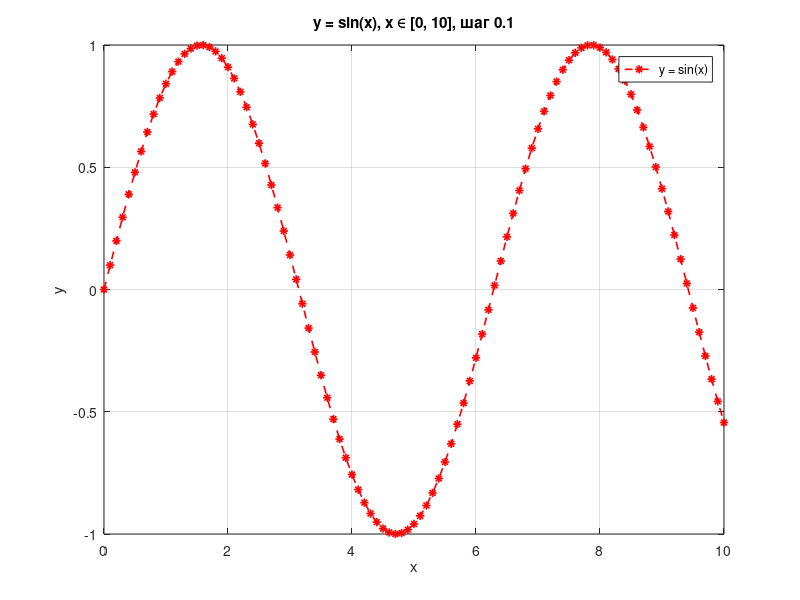
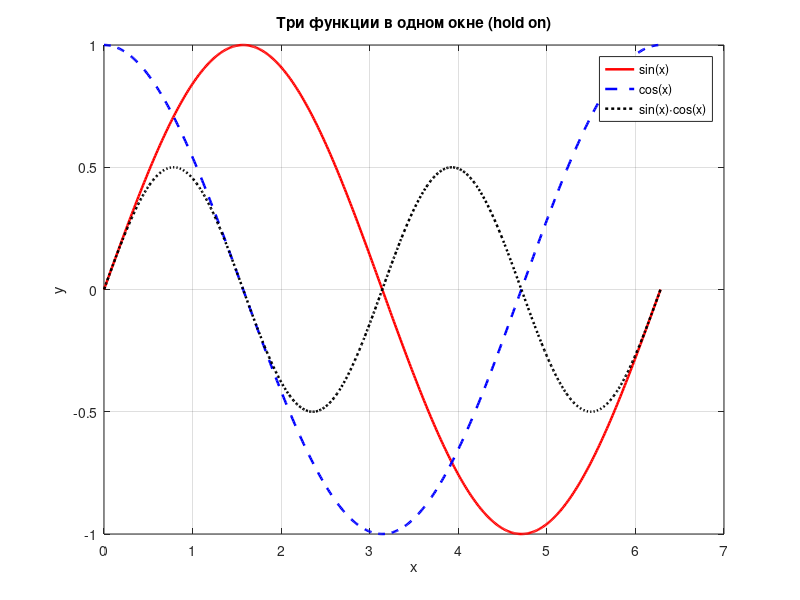
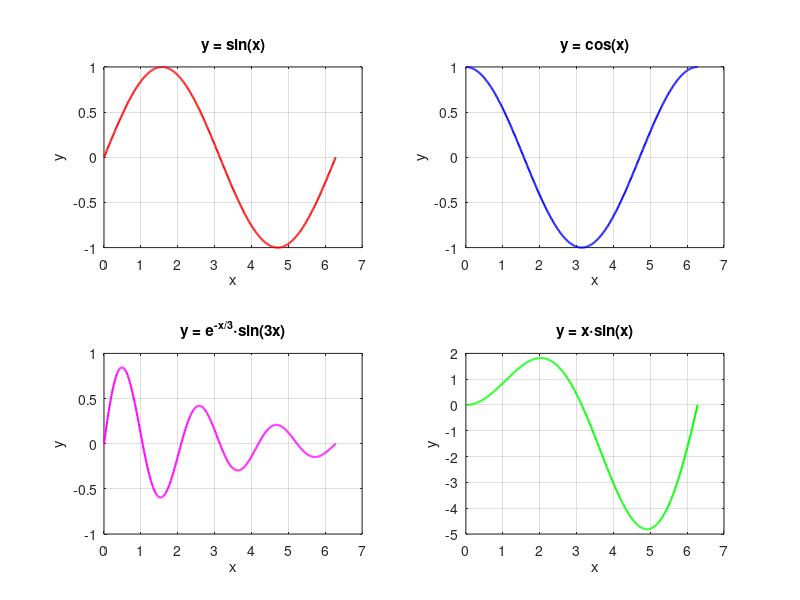
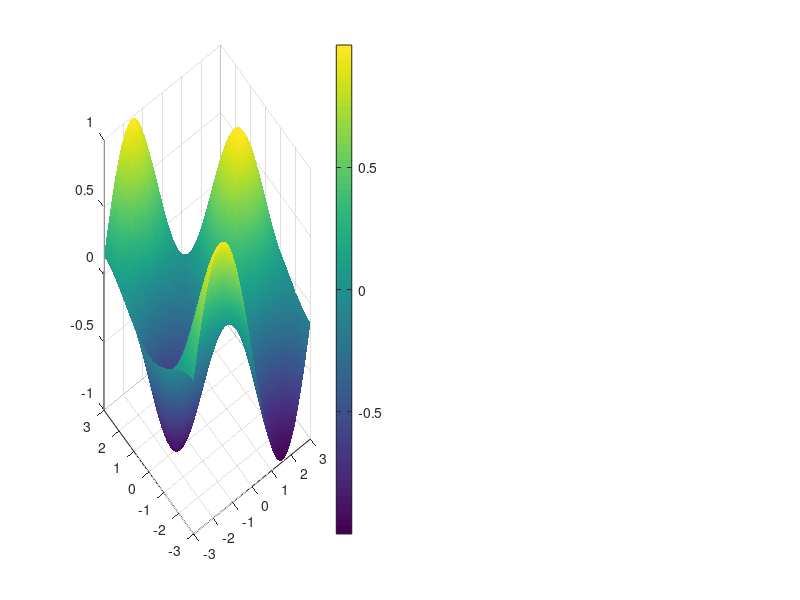

MATLAB code to generate these figures, in order: (Note: this script raises an error after producing the figures.)
%% =========================================================================
%%  Лабораторные работы 6-7
%% =========================================================================

clear; clc; close all;
format compact;

%% =========================================================================
%%  ЛАБОРАТОРНАЯ РАБОТА 6. ГРАФИКА И ЦИКЛЫ
%% =========================================================================

%% ------------------------------------------------------------------------
%%  Задание 1. Двумерная графика: y = sin(x) на отрезке [0, 10]
%% ------------------------------------------------------------------------
% Красная пунктирная линия, маркеры-звёздочки, подписи осей, сетка.
x = 0:0.1:10;
y = sin(x);

figure('Name', 'Задание 1. y = sin(x)');
plot(x, y, '--r*', 'LineWidth', 1.2, 'MarkerSize', 6);
grid on;
box on;
xlabel('x');
ylabel('y');
title('y = sin(x), x \in [0, 10], шаг 0.1');
legend('y = sin(x)', 'Location', 'best');
xlim([0 10]);

fprintf('=== Задание 1 ===\n');
fprintf('Точек: %d, min(y) = %.3f, max(y) = %.3f\n', numel(x), min(y), max(y));

%% ------------------------------------------------------------------------
%%  Задание 2. Несколько графиков в одном окне (hold on)
%% ------------------------------------------------------------------------
x = linspace(0, 2*pi, 500);

figure('Name', 'Задание 2. hold on');
hold on;
grid on;
box on;
plot(x, sin(x),         'r-',  'LineWidth', 1.8);
plot(x, cos(x),         'b--', 'LineWidth', 1.8);
plot(x, sin(x).*cos(x), 'k:',  'LineWidth', 1.8);
hold off;
xlabel('x');
ylabel('y');
title('Три функции в одном окне (hold on)');
legend({'sin(x)', 'cos(x)', 'sin(x)\cdotcos(x)'}, 'Location', 'best');

%% ------------------------------------------------------------------------
%%  Задание 3. Несколько графиков: деление окна через subplot
%% ------------------------------------------------------------------------
x = linspace(0, 2*pi, 500);

figure('Name', 'Задание 3. subplot 2x2');

subplot(2, 2, 1);
plot(x, sin(x), 'r', 'LineWidth', 1.5);
grid on;
xlabel('x'); ylabel('y');
title('y = sin(x)');

subplot(2, 2, 2);
plot(x, cos(x), 'b', 'LineWidth', 1.5);
grid on;
xlabel('x'); ylabel('y');
title('y = cos(x)');

subplot(2, 2, 3);
plot(x, exp(-x/3).*sin(3*x), 'm', 'LineWidth', 1.5);
grid on;
xlabel('x'); ylabel('y');
title('y = e^{-x/3}\cdotsin(3x)');

subplot(2, 2, 4);
plot(x, x.*sin(x), 'g', 'LineWidth', 1.5);
grid on;
xlabel('x'); ylabel('y');
title('y = x\cdotsin(x)');

%% ------------------------------------------------------------------------
%%  Задание 4. Трёхмерная графика: поверхность z = sin(x)*cos(y)
%% ------------------------------------------------------------------------
% Область определения: x, y принадлежат отрезку [-3, 3].
[X, Y] = meshgrid(-3:0.1:3, -3:0.1:3);
Z = sin(X) .* cos(Y);            % поэлементное умножение

figure('Name', 'Задание 4. Поверхность');

subplot(1, 2, 1);
surf(X, Y, Z);
shading interp;                  % сглаженная заливка
colorbar;
colormap parula;
grid on;
box on;
xlabel('x'); ylabel('y'); zlabel('z');
title('surf: z = sin(x)\cdotcos(y)');
view(45, 30);

subplot(1, 2, 2);
mesh(X, Y, Z);
colorbar;
grid on;
box on;
xlabel('x'); ylabel('y'); zlabel('z');
title('mesh: z = sin(x)\cdotcos(y)');
view(-35, 40);

fprintf('\n=== Задание 4 ===\n');
fprintf('Размер сетки: %dx%d\n', size(Z, 1), size(Z, 2));
fprintf('min(z) = %.4f, max(z) = %.4f\n', min(Z(:)), max(Z(:)));

%% ------------------------------------------------------------------------
%%  Задание 5. Трёхмерная линия (plot3): винтовая линия
%% ------------------------------------------------------------------------
t = 0:0.05:6*pi;
x = cos(t);
y = sin(t);
z = t;

figure('Name', 'Задание 5. plot3');
plot3(x, y, z, 'LineWidth', 2);
grid on;
box on;
xlabel('x'); ylabel('y'); zlabel('z');
title('Винтовая линия: x = cos(t), y = sin(t), z = t');
view(45, 25);

%% ------------------------------------------------------------------------
%%  Задание 6. Массив: отрицательные -> 0, положительные -> в квадрат
%% ------------------------------------------------------------------------
v = [4, -7, 0, 12, -3, 5, -1, 8];
fprintf('\n=== Задание 6 ===\n');
fprintf('Было:  [%s]\n', num2str(v));

% Векторизованный вариант: логическая индексация вместо цикла.
w = v;
w(w < 0) = 0;                    % отрицательные обнуляем
pos = w > 0;                     % положительные (ноль сюда не попадёт)
w(pos) = w(pos).^2;              % их возводим в квадрат

fprintf('Стало: [%s]\n', num2str(w));

%% ------------------------------------------------------------------------
%%  Задание 7. Сумма элементов выше главной диагонали
%% ------------------------------------------------------------------------
rng(3);                          % фиксируем генератор — результат воспроизводим
N = 5;
A = randi([-9, 9], N, N);

fprintf('\n=== Задание 7 ===\n');
disp('Матрица A:');
disp(A);

% Маска строго верхнего треугольника: единицы выше главной диагонали.
mask = triu(true(N), 1);
s = sum(A(mask));
cnt = nnz(mask);

fprintf('Сумма выше главной диагонали = %d (элементов: %d)\n', s, cnt);

% Проверка вложенными циклами
sLoop = 0;
for i = 1:N
    for j = 1:N
        if j > i
            sLoop = sLoop + A(i, j);
        end
    end
end
fprintf('Проверка циклами:             %d\n', sLoop);

%% ------------------------------------------------------------------------
%%  Задание 8. Факториал N! без функции factorial
%% ------------------------------------------------------------------------
N = 10;
fprintf('\n=== Задание 8 ===\n');

% Вариант 1: цикл for
f1 = 1;
for k = 1:N
    f1 = f1 * k;
end
fprintf('for:   %d! = %d\n', N, f1);

% Вариант 2: цикл while
f2 = 1;
k = 1;
while k <= N
    f2 = f2 * k;
    k = k + 1;
end
fprintf('while: %d! = %d\n', N, f2);

% Вариант 3: произведение всех чисел от 1 до N
f3 = prod(1:N);
fprintf('prod:  %d! = %d\n', N, f3);

% Большие N: double переполняется после 170! -> Inf, поэтому берём uint64
N2 = 20;
f4 = uint64(1);
for k = 1:N2
    f4 = f4 * uint64(k);
end
fprintf('\n%d! = %s (uint64, максимум для этого типа)\n', N2, num2str(f4));
fprintf('Переполнение double: 171! = %g\n', prod(1:171));

%% ------------------------------------------------------------------------
%%  Задание 9. 10 случайных чисел: характеристики массива (циклом)
%% ------------------------------------------------------------------------
rng(7);
v = randi([-20, 20], 1, 10);
fprintf('\n=== Задание 9 ===\n');
fprintf('Массив: [%s]\n', num2str(v));

mn = v(1);
mx = v(1);
s = 0;
nPos = 0;
nNeg = 0;
nZero = 0;
nEven = 0;
nOdd = 0;
sumEven = 0;

for k = 1:numel(v)
    s = s + v(k);

    if v(k) < mn, mn = v(k); end
    if v(k) > mx, mx = v(k); end

    if v(k) > 0
        nPos = nPos + 1;
    elseif v(k) < 0
        nNeg = nNeg + 1;
    else
        nZero = nZero + 1;
    end

    if mod(v(k), 2) == 0
        nEven = nEven + 1;
        sumEven = sumEven + v(k);
    else
        nOdd = nOdd + 1;
    end
end

fprintf('Минимум:            %d\n', mn);
fprintf('Максимум:           %d\n', mx);
fprintf('Сумма:              %d\n', s);
fprintf('Среднее:            %.2f\n', s / numel(v));
fprintf('Положительных:      %d\n', nPos);
fprintf('Отрицательных:      %d\n', nNeg);
fprintf('Нулей:              %d\n', nZero);
fprintf('Чётных/нечётных:    %d / %d\n', nEven, nOdd);
fprintf('Сумма чётных:       %d\n', sumEven);
fprintf('Отсортировано:      [%s]\n', num2str(sort(v)));

%% ------------------------------------------------------------------------
%%  Задание 10. Сумма элементов, больших заданного числа C
%% ------------------------------------------------------------------------
rng(11);
v = randi([-10, 30], 1, 12);
C = 10;
fprintf('\n=== Задание 10 ===\n');
fprintf('Массив: [%s], C = %d\n', num2str(v), C);

s = 0;
cnt = 0;
for k = 1:numel(v)
    if v(k) > C
        s = s + v(k);
        cnt = cnt + 1;
    end
end
fprintf('Сумма элементов > %d: %d (таких элементов: %d)\n', C, s, cnt);

%% ------------------------------------------------------------------------
%%  Задание 11. Квадратная матрица: обнулить главную диагональ и всё ниже
%% ------------------------------------------------------------------------
rng(5);
N = 5;
A = randi([-9, 9], N, N);
fprintf('\n=== Задание 11 ===\n');
disp('Исходная матрица A:');
disp(A);

% triu(A, 1) оставляет строго верхний треугольник, остальное обнуляет.
B = triu(A, 1);
disp('После обнуления диагонали и нижнего треугольника (triu):');
disp(B);

% Проверка циклом: в каждой строке обнуляем столбцы с 1-го по i-й.
Bloop = A;
for i = 1:N
    Bloop(i, 1:i) = 0;
end
fprintf('Совпадает с вариантом через цикл: %d\n', isequal(B, Bloop));

%% ------------------------------------------------------------------------
%%  Задание 12. Сумма положительных и количество отрицательных
%% ------------------------------------------------------------------------
v = [5, -3, 0, 8, -12, 7, -1, 4];
fprintf('\n=== Задание 12 ===\n');
fprintf('Массив: [%s]\n', num2str(v));

sumPos = sum(v(v > 0));          % логическая индексация
cntNeg = nnz(v < 0);

fprintf('Сумма положительных:     %d\n', sumPos);
fprintf('Количество отрицательных: %d\n', cntNeg);

%% =========================================================================
%%  ЛАБОРАТОРНАЯ РАБОТА 7. МАТРИЦЫ И ГРАФИКИ
%% =========================================================================

%% ------------------------------------------------------------------------
%%  Задание 1. Матрица 3x3: a11 заменить на 16, 3-ю строку — на 100
%% ------------------------------------------------------------------------
A = [1 2 3; 4 5 6; 7 8 9];
fprintf('\n=== Задание 1 ===\n');
disp('Исходная матрица A:');
disp(A);

A(1, 1) = 16;        % конкретный элемент: 1-я строка, 1-й столбец
A(3, :) = 100;       % вся третья строка целиком (скаляр растягивается)

disp('После замены a11 = 16 и A(3,:) = 100:');
disp(A);

%% ------------------------------------------------------------------------
%%  Задание 2. Произвольная матрица 3x3: удалить первую строку
%% ------------------------------------------------------------------------
A = [1 2 3; 4 5 6; 7 8 9];
fprintf('\n=== Задание 2 ===\n');
disp('Исходная матрица A:');
disp(A);

% Вариант 1: присвоить пустой массив
B = A;
B(1, :) = [];
disp('Удалена 1-я строка (B(1,:) = []):');
disp(B);

% Вариант 2: сразу взять нужные строки
C = A(2:end, :);
disp('То же через индексацию A(2:end,:):');
disp(C);

fprintf('Размер стал: %d x %d\n', size(B, 1), size(B, 2));

%% ------------------------------------------------------------------------
%%  Задание 3. Матрица 3x3: удалить второй столбец целиком
%% ------------------------------------------------------------------------
A = [1 2 3; 4 5 6; 7 8 9];
fprintf('\n=== Задание 3 ===\n');
disp('Исходная матрица A:');
disp(A);

B = A;
B(:, 2) = [];        % весь 2-й столбец
disp('Удалён 2-й столбец (B(:,2) = []):');
disp(B);

C = A(:, [1 3]);     % то же самое: оставить 1-й и 3-й столбцы
disp('То же через A(:,[1 3]):');
disp(C);

%% ------------------------------------------------------------------------
%%  Задание 4. Матрица 3x3: удалить первые две строки
%% ------------------------------------------------------------------------
A = [1 2 3; 4 5 6; 7 8 9];
fprintf('\n=== Задание 4 ===\n');
disp('Исходная матрица A:');
disp(A);

B = A;
B(1:2, :) = [];
disp('Удалены 1-я и 2-я строки:');
disp(B);

C = A(3:end, :);     % осталась только последняя строка
disp('То же через A(3:end,:):');
disp(C);

fprintf('Размер стал: %d x %d (матрица превратилась в вектор-строку)\n', ...
        size(B, 1), size(B, 2));

%% ------------------------------------------------------------------------
%%  Задание 5. Матрица 3x3: удалить два последних столбца
%% ------------------------------------------------------------------------
A = [1 2 3; 4 5 6; 7 8 9];
fprintf('\n=== Задание 5 ===\n');
disp('Исходная матрица A:');
disp(A);

B = A;
B(:, end-1:end) = [];    % end — последний индекс
disp('Удалены 2-й и 3-й столбцы (B(:,end-1:end) = []):');
disp(B);

C = A(:, 1:end-2);
disp('То же через A(:,1:end-2):');
disp(C);

fprintf('Размер стал: %d x %d (остался вектор-столбец)\n', size(B, 1), size(B, 2));

%% ------------------------------------------------------------------------
%%  Задание 6. Определитель, обратная матрица, транспонирование
%% ------------------------------------------------------------------------
% Берём матрицу с det ~= 0, иначе обратной не существует.
A = [2 1 3; 1 4 2; 3 2 5];
fprintf('\n=== Задание 6 ===\n');
disp('Матрица A:');
disp(A);

d = det(A);
fprintf('Определитель det(A) = %g\n', d);

if abs(d) < 1e-12
    disp('Матрица вырожденная: обратной не существует.');
else
    Ai = inv(A);
    disp('Обратная матрица inv(A):');
    disp(Ai);

    % Проверка: A * inv(A) должно быть единичной матрицей
    err = max(max(abs(A * Ai - eye(3))));
    fprintf('Проверка A*inv(A) = E, максимальное отклонение: %.2e\n', err);
end

T = A';               % ' — транспонирование (сопряжённое)
disp('Транспонированная матрица A^T:');
disp(T);

fprintf('Размер A: %dx%d, размер A^T: %dx%d\n', ...
        size(A, 1), size(A, 2), size(T, 1), size(T, 2));

% Пример вырожденной матрицы (det = 0) — обратной не существует:
A1 = [1 2 3; 4 5 6; 7 8 9];
fprintf('\nПример: для матрицы [1 2 3; 4 5 6; 7 8 9] det = %g -> inv() неприменима.\n', det(A1));

%% ------------------------------------------------------------------------
%%  Задание 7. Две произвольные матрицы: сложить, перемножить, разделить
%% ------------------------------------------------------------------------
A = [1 2 3; 4 5 6; 7 8 10];
B = [2 0 1; 1 3 2; 0 1 4];
fprintf('\n=== Задание 7 ===\n');
disp('Матрица A:');  disp(A);
disp('Матрица B:');  disp(B);
fprintf('det(A) = %g, det(B) = %g (обе невырожденные)\n', det(A), det(B));

disp('1) Сложение A + B (поэлементно):');
disp(A + B);

disp('2) Умножение A * B (матричное, строка на столбец):');
disp(A * B);

disp('2а) Поэлементное умножение A .* B (для сравнения):');
disp(A .* B);

disp('3) Деление A / B = A * inv(B) (матричное):');
disp(A / B);

disp('3а) Поэлементное деление A ./ B (для сравнения):');
disp(A ./ B);

fprintf('Проверка (A/B)*B - A, максимальное отклонение: %.2e\n', ...
        max(max(abs((A / B) * B - A))));

%% ------------------------------------------------------------------------
%%  Задание 8. Возвести все элементы матрицы в 4-ю степень
%% ------------------------------------------------------------------------
A = [1 2 3; 4 5 6; 7 8 9];
fprintf('\n=== Задание 8 ===\n');
disp('Исходная матрица A:');
disp(A);

P = A .^ 4;          % ТОЧКА перед ^ — каждый элемент отдельно
disp('A.^4 — каждый элемент в 4-й степени:');
disp(P);

M = A ^ 4;           % без точки — матричное произведение A*A*A*A
disp('A^4 — матричное возведение в степень (A*A*A*A):');
disp(M);

fprintf('Сравнение: A.^4 и A^4 — это РАЗНЫЕ матрицы.\n');

%% ------------------------------------------------------------------------
%%  Задание 9. График синуса: диапазон, подписи осей, заголовок, цвет
%% ------------------------------------------------------------------------
% Диапазон задан: x от -2*pi до 2*pi с шагом 0.01
x = -2*pi:0.01:2*pi;
y = sin(x);

fprintf('\n=== Задание 9 ===\n');
fprintf('Диапазон x: [%.4f; %.4f], точек: %d\n', min(x), max(x), numel(x));
fprintf('min(y) = %.4f, max(y) = %.4f\n', min(y), max(y));

figure('Name', 'Задание 9. График y = sin(x)');
plot(x, y, 'g', 'LineWidth', 2);        % 'g' — зелёный цвет линии
grid on;
box on;
xlabel('x, радианы');
ylabel('y = sin(x)');
title('График функции y = sin(x)');
xlim([-2*pi, 2*pi]);
ylim([-1.2, 1.2]);

% Подписи по оси x в долях pi — читается гораздо лучше, чем числа
xticks(-2*pi:pi:2*pi);
xticklabels({'-2\pi', '-\pi', '0', '\pi', '2\pi'});

% Горизонтальная линия y = 0 для наглядности
yline(0, 'k--');
